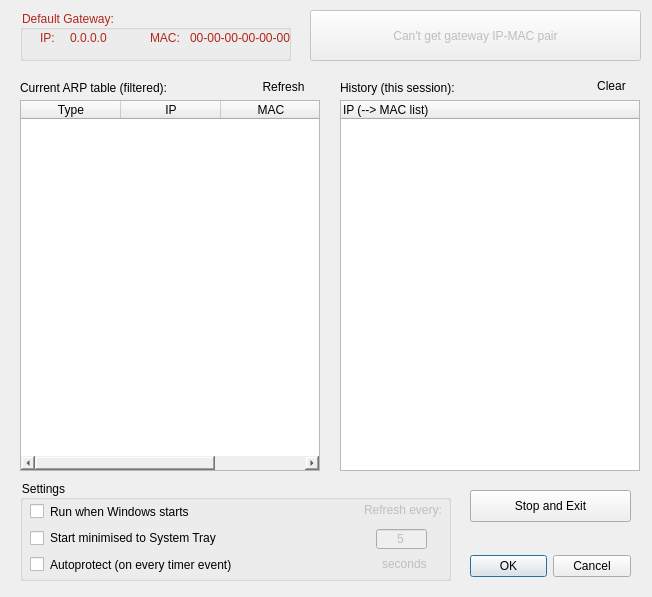
<?xml version="1.0" encoding="UTF-8"?>
<ui version="4.0">
 <class>MainWindow</class>
 <widget class="QMainWindow" name="MainWindow">
  <property name="enabled">
   <bool>true</bool>
  </property>
  <property name="geometry">
   <rect>
    <x>0</x>
    <y>0</y>
    <width>652</width>
    <height>597</height>
   </rect>
  </property>
  <property name="minimumSize">
   <size>
    <width>652</width>
    <height>597</height>
   </size>
  </property>
  <property name="maximumSize">
   <size>
    <width>652</width>
    <height>597</height>
   </size>
  </property>
  <property name="windowTitle">
   <string> ARP Defender</string>
  </property>
  <property name="statusTip">
   <string>Hello</string>
  </property>
  <property name="styleSheet">
   <string notr="true">alternate-background-color: rgb(255, 0, 4);
border-color: rgb(255, 152, 26);</string>
  </property>
  <property name="locale">
   <locale language="English" country="UnitedStates"/>
  </property>
  <property name="iconSize">
   <size>
    <width>64</width>
    <height>64</height>
   </size>
  </property>
  <property name="toolButtonStyle">
   <enum>Qt::ToolButtonFollowStyle</enum>
  </property>
  <property name="documentMode">
   <bool>false</bool>
  </property>
  <property name="tabShape">
   <enum>QTabWidget::Rounded</enum>
  </property>
  <widget class="QWidget" name="centralwidget">
   <widget class="QDialogButtonBox" name="buttonBox">
    <property name="geometry">
     <rect>
      <x>470</x>
      <y>550</y>
      <width>161</width>
      <height>32</height>
     </rect>
    </property>
    <property name="orientation">
     <enum>Qt::Horizontal</enum>
    </property>
    <property name="standardButtons">
     <set>QDialogButtonBox::Cancel|QDialogButtonBox::Ok</set>
    </property>
   </widget>
   <widget class="QTreeWidget" name="treeWidget_History">
    <property name="geometry">
     <rect>
      <x>340</x>
      <y>100</y>
      <width>300</width>
      <height>371</height>
     </rect>
    </property>
    <column>
     <property name="text">
      <string notr="true">IP (--&gt; MAC list)</string>
     </property>
     <property name="toolTip">
      <string notr="true"/>
     </property>
     <property name="statusTip">
      <string notr="true"/>
     </property>
     <property name="whatsThis">
      <string notr="true"/>
     </property>
    </column>
   </widget>
   <widget class="QLabel" name="label_7">
    <property name="geometry">
     <rect>
      <x>20</x>
      <y>80</y>
      <width>171</width>
      <height>16</height>
     </rect>
    </property>
    <property name="text">
     <string>Current ARP table (filtered):</string>
    </property>
   </widget>
   <widget class="QPushButton" name="pushButton_ClearHistory">
    <property name="geometry">
     <rect>
      <x>581</x>
      <y>76</y>
      <width>61</width>
      <height>20</height>
     </rect>
    </property>
    <property name="toolTip">
     <string>Clear old records</string>
    </property>
    <property name="layoutDirection">
     <enum>Qt::RightToLeft</enum>
    </property>
    <property name="text">
     <string>Clear</string>
    </property>
    <property name="icon">
     <iconset>
      <normaloff>res/clear.ico</normaloff>res/clear.ico</iconset>
    </property>
    <property name="autoDefault">
     <bool>false</bool>
    </property>
    <property name="flat">
     <bool>true</bool>
    </property>
   </widget>
   <widget class="QPushButton" name="pushButton_Update">
    <property name="geometry">
     <rect>
      <x>248</x>
      <y>77</y>
      <width>71</width>
      <height>20</height>
     </rect>
    </property>
    <property name="cursor">
     <cursorShape>ArrowCursor</cursorShape>
    </property>
    <property name="mouseTracking">
     <bool>false</bool>
    </property>
    <property name="toolTip">
     <string>Refresh ARP table</string>
    </property>
    <property name="layoutDirection">
     <enum>Qt::RightToLeft</enum>
    </property>
    <property name="text">
     <string>Refresh</string>
    </property>
    <property name="icon">
     <iconset>
      <normaloff>res/refresh.ico</normaloff>res/refresh.ico</iconset>
    </property>
    <property name="flat">
     <bool>true</bool>
    </property>
   </widget>
   <widget class="QGroupBox" name="groupBox_gw">
    <property name="geometry">
     <rect>
      <x>20</x>
      <y>10</y>
      <width>271</width>
      <height>51</height>
     </rect>
    </property>
    <property name="minimumSize">
     <size>
      <width>141</width>
      <height>51</height>
     </size>
    </property>
    <property name="styleSheet">
     <string notr="true">color: rgb(175, 39, 29);</string>
    </property>
    <property name="title">
     <string>Default Gateway:</string>
    </property>
    <widget class="QLabel" name="label">
     <property name="geometry">
      <rect>
       <x>20</x>
       <y>20</y>
       <width>21</width>
       <height>16</height>
      </rect>
     </property>
     <property name="text">
      <string>IP:</string>
     </property>
    </widget>
    <widget class="QLabel" name="label_gwIp">
     <property name="geometry">
      <rect>
       <x>50</x>
       <y>20</y>
       <width>81</width>
       <height>16</height>
      </rect>
     </property>
     <property name="text">
      <string>0.0.0.0</string>
     </property>
    </widget>
    <widget class="QLabel" name="label_5">
     <property name="geometry">
      <rect>
       <x>130</x>
       <y>20</y>
       <width>31</width>
       <height>16</height>
      </rect>
     </property>
     <property name="text">
      <string>MAC:</string>
     </property>
    </widget>
    <widget class="QLabel" name="label_gwMac">
     <property name="geometry">
      <rect>
       <x>170</x>
       <y>20</y>
       <width>101</width>
       <height>16</height>
      </rect>
     </property>
     <property name="text">
      <string>00-00-00-00-00-00</string>
     </property>
    </widget>
   </widget>
   <widget class="QLabel" name="label_8">
    <property name="geometry">
     <rect>
      <x>340</x>
      <y>80</y>
      <width>171</width>
      <height>16</height>
     </rect>
    </property>
    <property name="text">
     <string>History (this session):</string>
    </property>
   </widget>
   <widget class="QTableWidget" name="tableWidget_Table">
    <property name="geometry">
     <rect>
      <x>20</x>
      <y>100</y>
      <width>300</width>
      <height>371</height>
     </rect>
    </property>
    <property name="statusTip">
     <string notr="true"/>
    </property>
    <property name="accessibleName">
     <string notr="true"/>
    </property>
    <property name="autoFillBackground">
     <bool>true</bool>
    </property>
    <column>
     <property name="text">
      <string notr="true">Type</string>
     </property>
     <property name="toolTip">
      <string notr="true"/>
     </property>
     <property name="whatsThis">
      <string notr="true"/>
     </property>
    </column>
    <column>
     <property name="text">
      <string>IP</string>
     </property>
    </column>
    <column>
     <property name="text">
      <string>MAC</string>
     </property>
    </column>
   </widget>
   <widget class="QPushButton" name="pushButton_Protect">
    <property name="enabled">
     <bool>false</bool>
    </property>
    <property name="geometry">
     <rect>
      <x>310</x>
      <y>10</y>
      <width>331</width>
      <height>51</height>
     </rect>
    </property>
    <property name="styleSheet">
     <string notr="true">border-top-color: rgb(255, 75, 192);
gridline-color: rgb(255, 82, 151);
alternate-background-color: rgb(71, 35, 255);</string>
    </property>
    <property name="text">
     <string>Can't get gateway IP-MAC pair</string>
    </property>
    <property name="icon">
     <iconset>
      <normaloff>res/alert.png</normaloff>res/alert.png</iconset>
    </property>
    <property name="iconSize">
     <size>
      <width>32</width>
      <height>32</height>
     </size>
    </property>
   </widget>
   <widget class="QGroupBox" name="groupBox_2">
    <property name="geometry">
     <rect>
      <x>20</x>
      <y>480</y>
      <width>431</width>
      <height>101</height>
     </rect>
    </property>
    <property name="title">
     <string>Settings</string>
    </property>
    <widget class="QCheckBox" name="checkBox_AutoProtect">
     <property name="geometry">
      <rect>
       <x>10</x>
       <y>76</y>
       <width>301</width>
       <height>17</height>
      </rect>
     </property>
     <property name="text">
      <string>Autoprotect (on every timer event)</string>
     </property>
    </widget>
    <widget class="QCheckBox" name="checkBox_StartMinimized">
     <property name="geometry">
      <rect>
       <x>10</x>
       <y>50</y>
       <width>231</width>
       <height>16</height>
      </rect>
     </property>
     <property name="text">
      <string>Start minimised to System Tray</string>
     </property>
    </widget>
    <widget class="QCheckBox" name="checkBox_AutoRun">
     <property name="geometry">
      <rect>
       <x>10</x>
       <y>21</y>
       <width>231</width>
       <height>21</height>
      </rect>
     </property>
     <property name="text">
      <string>Run when Windows starts</string>
     </property>
    </widget>
    <widget class="QLineEdit" name="lineEdit_Timer">
     <property name="enabled">
      <bool>false</bool>
     </property>
     <property name="geometry">
      <rect>
       <x>356</x>
       <y>49</y>
       <width>51</width>
       <height>20</height>
      </rect>
     </property>
     <property name="font">
      <font>
       <weight>50</weight>
       <bold>false</bold>
      </font>
     </property>
     <property name="autoFillBackground">
      <bool>false</bool>
     </property>
     <property name="text">
      <string>5</string>
     </property>
     <property name="alignment">
      <set>Qt::AlignCenter</set>
     </property>
    </widget>
    <widget class="QLabel" name="label_2">
     <property name="enabled">
      <bool>false</bool>
     </property>
     <property name="geometry">
      <rect>
       <x>344</x>
       <y>20</y>
       <width>81</width>
       <height>20</height>
      </rect>
     </property>
     <property name="text">
      <string>Refresh every:</string>
     </property>
    </widget>
    <widget class="QLabel" name="label_3">
     <property name="enabled">
      <bool>false</bool>
     </property>
     <property name="geometry">
      <rect>
       <x>362</x>
       <y>77</y>
       <width>47</width>
       <height>13</height>
      </rect>
     </property>
     <property name="text">
      <string>seconds</string>
     </property>
    </widget>
   </widget>
   <widget class="QPushButton" name="pushButton_Exit">
    <property name="geometry">
     <rect>
      <x>470</x>
      <y>490</y>
      <width>161</width>
      <height>32</height>
     </rect>
    </property>
    <property name="text">
     <string>Stop and Exit</string>
    </property>
   </widget>
  </widget>
 </widget>
 <resources/>
 <connections/>
</ui>
